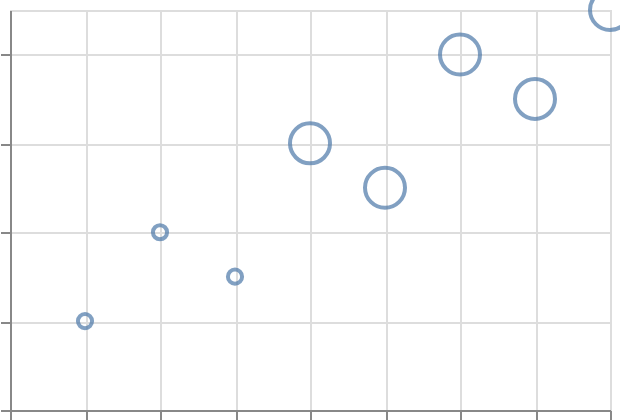

Write a Vega-Lite specification for this figure.
### Vega-Lite specification from a JSON file in a GitHub repository (floating-point values rounded to 4 significant figures)
{"$schema": "https://vega.github.io/schema/vega-lite/v6.json", "padding": 5, "autosize": "none", "width": 300, "height": 200, "data": {"name": "table", "values": [{"c": "A", "g": "p", "x": 1, "y": 2, "v": 5, "t": "2024-01-15", "o": {"v": 3}, "IMDB Rating": 6.1, "d": "x1"}, {"c": "B", "g": "q", "x": 2, "y": 4, "v": 9, "t": "2024-02-20", "o": {"v": 7}, "IMDB Rating": 7.4, "d": "x2"}, {"c": "A", "g": "q", "x": 3, "y": 3, "v": 2, "t": "2024-03-05", "o": {"v": 1}, "IMDB Rating": 5.2, "d": "x1"}, {"c": "C", "g": "p", "x": 4, "y": 6, "v": 7, "t": "2024-05-30", "o": {"v": 4}, "IMDB Rating": 8.8, "d": "x3"}, {"c": "B", "g": "p", "x": 5, "y": 5, "v": 4, "t": "2024-07-11", "o": {"v": 9}, "IMDB Rating": 6.9, "d": "x2"}, {"c": "C", "g": "q", "x": 6, "y": 8, "v": 6, "t": "2024-09-02", "o": {"v": 2}, "IMDB Rating": 7.7, "d": "x3"}, {"c": "A", "g": "p", "x": 7, "y": 7, "v": 8, "t": "2024-11-25", "o": {"v": 5}, "IMDB Rating": 4.4, "d": "x1"}, {"c": "B", "g": "q", "x": 8, "y": 9, "v": 3, "t": "2024-12-31", "o": {"v": 8}, "IMDB Rating": 9.1, "d": "x2"}]}, "mark": "point", "encoding": {"x": {"field": "x", "type": "quantitative"}, "y": {"field": "y", "type": "quantitative"}, "size": {"condition": {"test": "datum.y > 4", "value": 400}, "value": 50}}}
